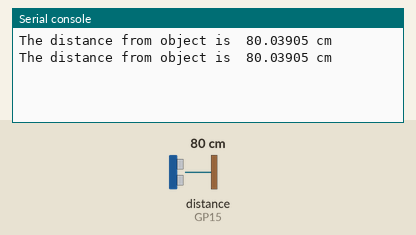
Simulated run of this program. Board: Raspberry Pi Pico running MicroPython. Shown: the last lines printed to the serial console. The test bench sets the inputs (shaded band); at power-on: distance to the obstacle (sensor on GP15) 80 cm. The echo pulse lasts 58.3 µs per cm.

Above: at 1.2 s.
1.3 s: distance to the obstacle (sensor on GP15) set to 2 cm
At 2.6 s:
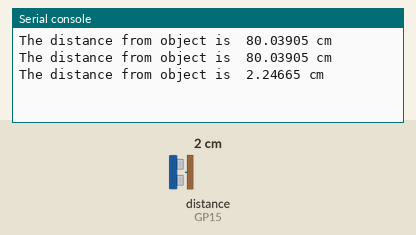
2.8 s: distance to the obstacle (sensor on GP15) set to 4 cm
At 3.6 s:
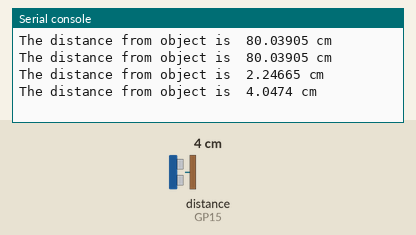
Timing chart, 0 to 5.8 s (numbered marks = the images above; inputs shaded):
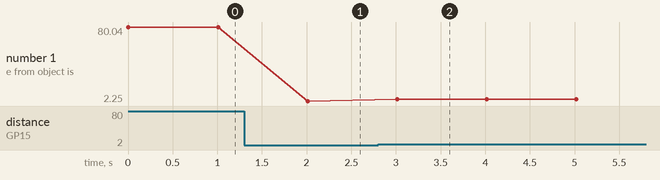

Measured:
- after the input at 1.3 s, the serial console: prints a new line after 0.71 s (image 1)
- after the input at 2.8 s, the serial console: prints a new line after 0.21 s (image 2)
- plotted number 1: 80.04 → 2.25 after the input at 1.3 s, 2.25 → 4.05 after the input at 2.8 s

The program:

main.py
```python
from machine import Pin
import utime
trigger = Pin(14, Pin.OUT)
echo = Pin(15, Pin.IN)
def ping():
   trigger.low()
   utime.sleep_us(2)
   trigger.high()
   utime.sleep_us(5)
   trigger.low()

   # Wait for the ping to bounce back
   while echo.value() == 0:
       signaloff = utime.ticks_us()

   # Wait to the end of the ping
   while echo.value() == 1:
       signalon = utime.ticks_us()

   # Calculate how long the ping took
   timepassed = signalon - signaloff

   # Convert the time of the ping into meters
   distance = (timepassed * 0.0343) / 2

   print("The distance from object is ",distance,"cm")
while True:
   ping()
   utime.sleep(1)
```
